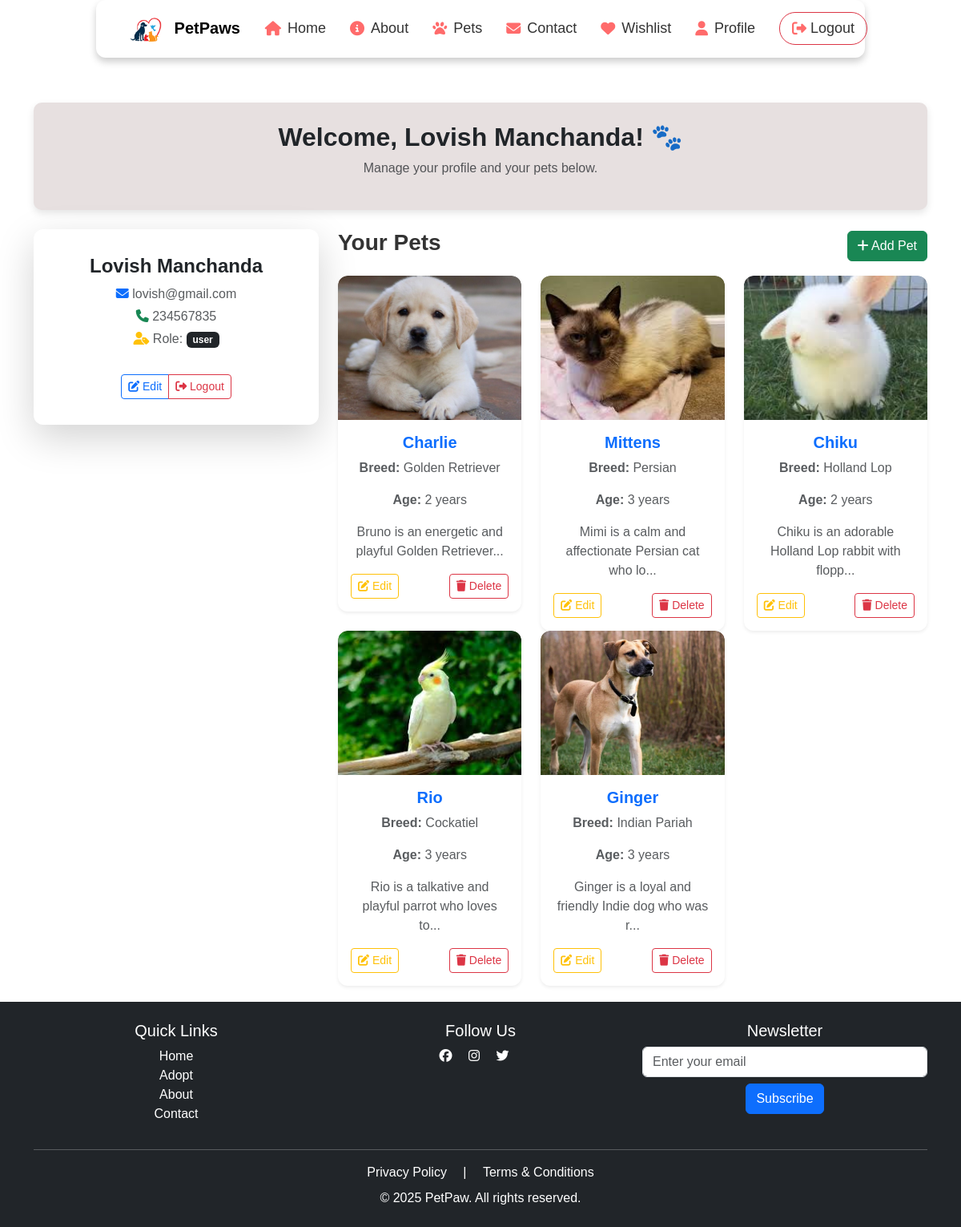
/profile (signed in), run on an earlier commit of the app's database.
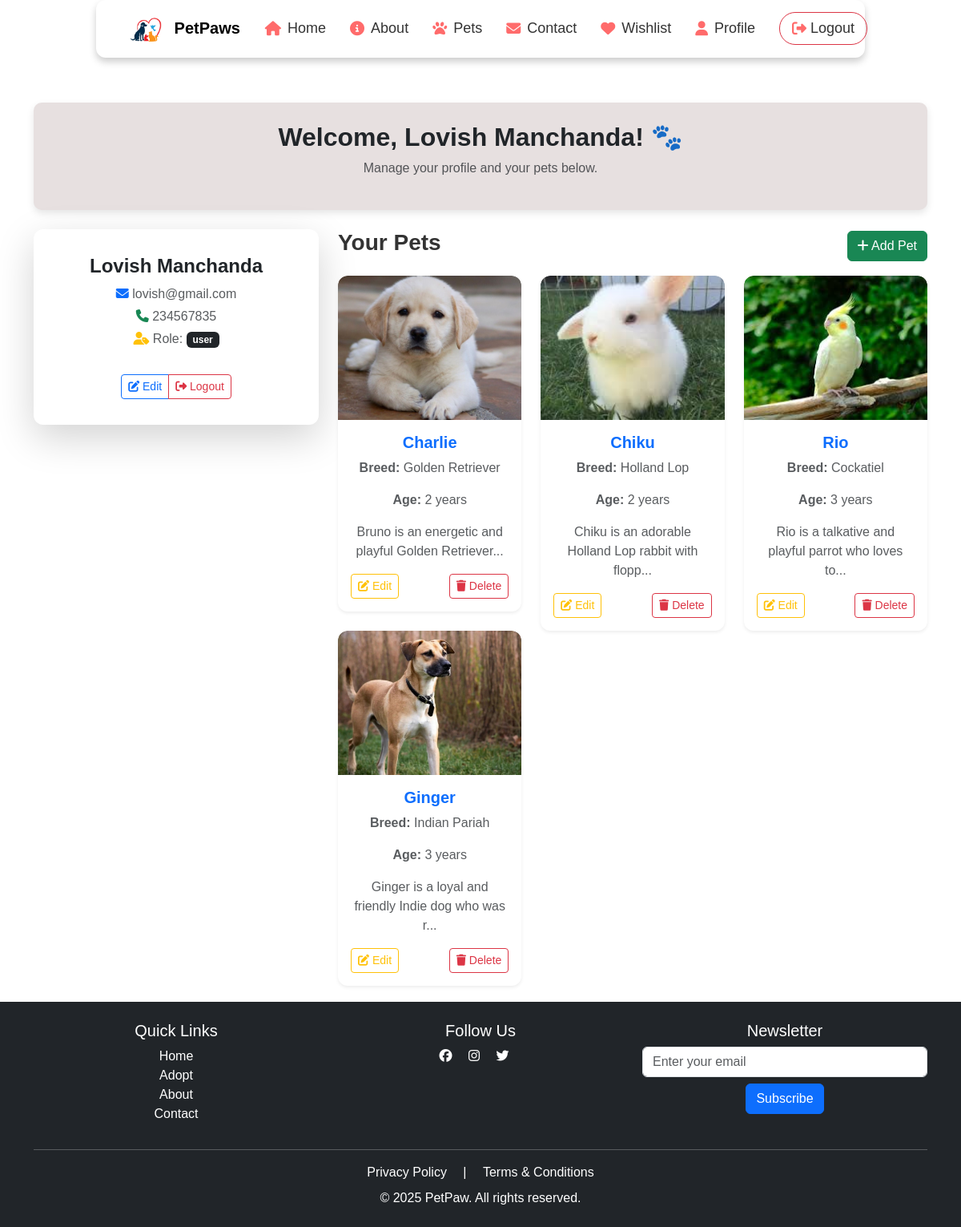
And on a later commit of the database.
### app.py (models this page shows, shortened)
class Pet(db.Model):
    id = db.Column(db.Integer, primary_key=True)
    name = db.Column(db.String(100), nullable=False)
    breed = db.Column(db.String(100), nullable=False)
    age = db.Column(db.Integer, nullable=False)
    description = db.Column(db.Text, nullable=True)
    image_filename = db.Column(db.String(255), nullable=True, default="default_pet.jpg")  # Default image if none uploaded
    status = db.Column(db.String(50), default="Available")  # Available, Adopted, etc.
    owner_id = db.Column(db.Integer, db.ForeignKey("user.id"), nullable=False)  # Link to User table
    medical_issues = db.Column(db.String(255), nullable=True)  # Any medical issues (Yes/No + Description)
    pet_type = db.Column(db.String(50), nullable=False)  # Dropdown (Dog, Cat, Bird, Horse, Other)
    other_pet_type = db.Column(db.String(100), nullable=True)  # If "Other" is selected
    address = db.Column(db.String(255), nullable=False)  # Pet's location
    owner = db.relationship("User", backref="pets")

### app.py (the view)
@app.route("/profile")
@login_required
def profile():
    return render_template("profile.html", user=current_user)

### app.py (called while the page is built)
@login_manager.user_loader
def load_user(user_id):
    return User.query.get(int(user_id))

### templates/profile.html (shortened to what this page needs)
{% extends "base.html" %}
{% block content %}
<div class="container mt-5">
    <div class="profile-header text-center mb-4 p-4">
        <h2 class="fw-bold text-dark">Welcome, {{ user.name }}! 🐾</h2>
        <p class="text-muted">Manage your profile and your pets below.</p>
    </div>
    <div class="row">
        <div class="col-md-4">
            <div class="card shadow-lg border-0 p-3">
                <div class="card-body text-center">
                    <h4 class="fw-bold">{{ user.name }}</h4>
                    <p class="text-muted mb-1"><i class="fas fa-envelope text-primary"></i> {{ user.email }}</p>
                    <p class="text-muted mb-1"><i class="fas fa-phone text-success"></i> {{ user.mobile }}</p>
                    <p class="text-muted"><i class="fas fa-user-tag text-warning"></i> Role: <span class="badge bg-dark">{{ user.role }}</span></p>
                    <div class="btn-group mt-3">
                        <a href="{{ url_for('edit_profile') }}" class="btn btn-outline-primary btn-sm"><i class="fas fa-edit"></i> Edit</a>
                        <a href="{{ url_for('logout') }}" class="btn btn-outline-danger btn-sm"><i class="fas fa-sign-out-alt"></i> Logout</a>
                    </div>
                </div>
            </div>
        </div>
        <div class="col-md-8">
            <div class="d-flex justify-content-between align-items-center mb-3">
                <h3 class="fw-bold">Your Pets</h3>
                <a href="{{ url_for('add_pet') }}" class="btn btn-success"><i class="fas fa-plus"></i> Add Pet</a>
            </div>
            {% if user.pets %}
            <div class="row">
                {% for pet in user.pets %}
                <div class="col-md-6 col-lg-4">
                    <div class="card pet-card shadow-sm border-0">
                        <img src="{{ url_for('static', filename='images/' + (pet.image_filename or 'default.jpg')) }}" class="card-img-top pet-img" alt="{{ pet.name }}">
                        <div class="card-body text-center">
                            <h5 class="card-title fw-bold text-primary">{{ pet.name }}</h5>
                            <p class="card-text text-muted"><strong>Breed:</strong> {{ pet.breed }}</p>
                            <p class="card-text text-muted"><strong>Age:</strong> {{ pet.age }} years</p>
                            <p class="card-text text-muted">{{ pet.description[:50] }}...</p>
                            <div class="d-flex justify-content-between">
                                <a href="{{ url_for('edit_pet', id=pet.id) }}" class="btn btn-outline-warning btn-sm"><i class="fas fa-edit"></i> Edit</a>
                                <a href="{{ url_for('delete_pet', id=pet.id) }}" class="btn btn-outline-danger btn-sm" onclick="return confirm('Are you sure you want to delete this pet?')"><i class="fas fa-trash"></i> Delete</a>
                            </div>
                        </div>
                    </div>
                </div>
                {% endfor %}
            </div>
            {% else %}
            <p class="text-muted">You haven't added any pets yet. Start by adding a new pet above!</p>
            {% endif %}
        </div>
    </div>
</div>
{% endblock %}

What changed in the data, as far as the page shows it:
removed Pet: image_filename (picture), name "Mittens", breed "Persian", age "3", description "Mimi is a calm and affectionate Persian cat who lo"
